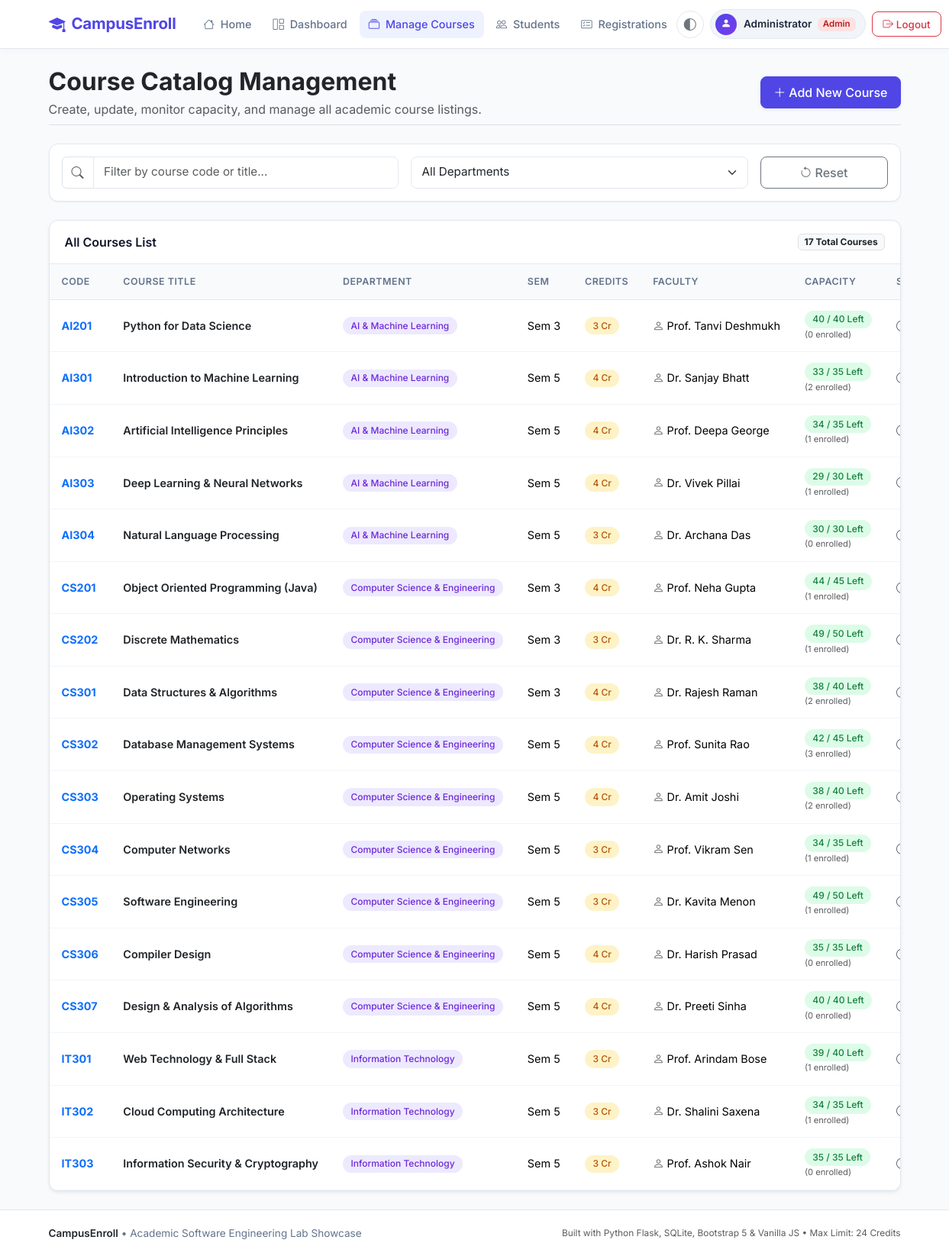
The app's page /admin/courses (signed in) with its own data.
### tables this page shows
CREATE TABLE courses (
    id INTEGER PRIMARY KEY AUTOINCREMENT,
    course_code TEXT UNIQUE NOT NULL,
    course_name TEXT NOT NULL,
    department TEXT NOT NULL,
    semester INTEGER NOT NULL,
    credits INTEGER NOT NULL CHECK(credits > 0),
    faculty TEXT NOT NULL,
    max_seats INTEGER NOT NULL CHECK(max_seats > 0),
    available_seats INTEGER NOT NULL CHECK(available_seats >= 0),
    schedule TEXT NOT NULL
);

### app.py (the view)
@app.route('/admin/courses')
@admin_required
def manage_courses():
    search = request.args.get('search', '').strip()
    dept = request.args.get('department', '').strip()
    conn = get_db()
    query = """
        SELECT c.*, COUNT(r.id) as reg_count
        FROM courses c
        LEFT JOIN registrations r ON c.id = r.course_id
        WHERE 1=1
    """
    params = []
    if search:
        query += " AND (c.course_code LIKE ? OR c.course_name LIKE ?)"
        params.extend([f"%{search}%", f"%{search}%"])
    if dept:
        query += " AND c.department = ?"
        params.append(dept)
    query += " GROUP BY c.id ORDER BY c.department, c.course_code"
    courses = conn.execute(query, params).fetchall()
    departments = [row['department'] for row in conn.execute("SELECT DISTINCT department FROM courses ORDER BY department").fetchall()]
    conn.close()
    return render_template('manage_courses.html',
                           courses=courses,
                           departments=departments,
                           search=search,
                           dept=dept)

### app.py (called while the page is built)
@app.after_request
def apply_security_headers(response):
    response.headers['X-Content-Type-Options'] = 'nosniff'
    response.headers['X-Frame-Options'] = 'SAMEORIGIN'
    response.headers['X-XSS-Protection'] = '1; mode=block'
    return response

def get_db():
    conn = sqlite3.connect(DB_PATH)
    conn.row_factory = sqlite3.Row
    conn.execute("PRAGMA foreign_keys = ON")
    return conn

def admin_required(f):
    @wraps(f)
    def decorated_function(*args, **kwargs):
        if 'user_id' not in session or session.get('role') != 'admin':
            flash('Please log in as an administrator to access this area.', 'warning')
            return redirect(url_for('admin_login'))
        return f(*args, **kwargs)
    return decorated_function

### templates/manage_courses.html (shortened to what this page needs)
{% extends 'base.html' %}
{% block content %}
<div class="d-flex flex-column flex-md-row justify-content-between align-items-md-center mb-4 pb-2 border-bottom">
    <div>
        <h2 class="fw-bold text-dark mb-1">Course Catalog Management</h2>
        <p class="text-muted mb-0">Create, update, monitor capacity, and manage all academic course listings.</p>
    </div>
    <div class="mt-3 mt-md-0">
        <a href="{{ url_for('add_course') }}" class="btn btn-primary shadow-sm">
            <i class="bi bi-plus-lg me-1"></i> Add New Course
        </a>
    </div>
</div>
<div class="app-card p-3 mb-4">
    <form method="GET" action="{{ url_for('manage_courses') }}" class="row g-3">
        <div class="col-md-5">
            <div class="input-group">
                <span class="input-group-text bg-white"><i class="bi bi-search text-muted"></i></span>
                <input type="text" class="form-control" name="search" id="clientTableSearch"
                       placeholder="Filter by course code or title..." value="{{ search }}">
            </div>
        </div>
        <div class="col-md-5">
            <select class="form-select" name="department" onchange="this.form.submit()">
                <option value="">All Departments</option>
            </select>
        </div>
        <div class="col-md-2 d-flex">
            <a href="{{ url_for('manage_courses') }}" class="btn btn-outline-secondary w-100" title="Reset Filters">
                <i class="bi bi-arrow-counterclockwise me-1"></i> Reset
            </a>
        </div>
    </form>
</div>
<div class="app-card shadow-sm">
    <div class="card-header-clean">
        <span class="fw-semibold">All Courses List</span>
        <span class="badge bg-light text-dark border">{{ courses|length }} Total Courses</span>
    </div>
    {% if courses %}
        <div class="table-responsive d-none d-md-block">
            <table class="table table-custom table-hover searchable-table">
                <thead>
                    <tr>
                        <th>Code</th>
                        <th>Course Title</th>
                        <th>Department</th>
                        <th>Sem</th>
                        <th>Credits</th>
                        <th>Faculty</th>
                        <th>Capacity</th>
                        <th>Schedule</th>
                    </tr>
                </thead>
                <tbody>
                    {% for course in courses %}
                        <tr>
                            <td><span class="fw-bold text-primary">{{ course.course_code }}</span></td>
                            <td class="fw-semibold text-dark">{{ course.course_name }}</td>
                            <td><span class="badge badge-custom badge-dept">{{ course.department }}</span></td>
                            <td>Sem {{ course.semester }}</td>
                            <td><span class="badge badge-custom badge-credits">{{ course.credits }} Cr</span></td>
                            <td class="small"><i class="bi bi-person text-muted me-1"></i>{{ course.faculty }}</td>
                            <td>
                                {% if course.available_seats > 0 %}
                                    <span class="badge badge-custom badge-available">
                                        {{ course.available_seats }} / {{ course.max_seats }} Left
                                    </span>
                                {% else %}
                                    <span class="badge badge-custom badge-full">
                                        0 / {{ course.max_seats }} Full
                                    </span>
                                {% endif %}
                                <div class="text-muted" style="font-size: 0.7rem;">({{ course.reg_count }} enrolled)</div>
                            </td>
                            <td class="small text-muted"><i class="bi bi-clock me-1"></i>{{ course.schedule }}</td>
                        </tr>
                    {% endfor %}
                </tbody>
            </table>
        </div>
    {% else %}
        <div class="p-5 text-center">
            <h5 class="fw-bold text-dark">No Courses Found</h5>
            <p class="text-muted small">No courses exist in the system matching your criteria.</p>
            <a href="{{ url_for('add_course') }}" class="btn btn-primary btn-sm">Add First Course</a>
        </div>
    {% endif %}
</div>
{% endblock %}

### static/css/style.css (style rules this page uses)
:root { --primary: #4f46e5; --primary-hover: #4338ca; --primary-light: #eef2ff; --secondary: #0ea5e9; --accent-purple: #7c3aed; --dark-slate: #0f172a; --text-main: #1e293b; --text-muted: #64748b; --bg-page: #f8fafc; --bg-card: #ffffff; --border-color: #e2e8f0; --success: #10b981; --warning: #f59e0b; --danger: #ef4444; --shadow-sm: 0 1px 2px 0 rgba(0, 0, 0, 0.05); --shadow-md: 0 4px 6px -1px rgba(0, 0, 0, 0.08), 0 2px 4px -2px rgba(0, 0, 0, 0.05); --shadow-lg: 0 10px 15px -3px rgba(0, 0, 0, 0.08), 0 4px 6px -4px rgba(0, 0, 0, 0.04); --radius-md: 12px; --radius-lg: 16px; --radius-pill: 9999px; --font-family: 'Inter', system-ui, -apple-system, BlinkMacSystemFont, "Segoe UI", Roboto, sans-serif; }
* { box-sizing: border-box; }
body { font-family: var(--font-family); background-color: var(--bg-page); color: var(--text-main); min-height: 100vh; display: flex; flex-direction: column; -webkit-font-smoothing: antialiased; }
.app-card { background: var(--bg-card); border: 1px solid var(--border-color); border-radius: var(--radius-md); box-shadow: var(--shadow-sm); transition: transform 0.2s ease, box-shadow 0.2s ease; overflow: hidden; }
.card-header-clean { background: transparent; border-bottom: 1px solid var(--border-color); padding: 1rem 1.25rem; font-weight: 600; color: var(--dark-slate); display: flex; align-items: center; justify-content: space-between; flex-wrap: wrap; gap: 0.5rem; }
.badge-custom { font-weight: 500; font-size: 0.75rem; padding: 0.35rem 0.65rem; border-radius: var(--radius-pill); display: inline-block; }
.badge-dept { background-color: #ede9fe; color: #6d28d9; }
.badge-credits { background-color: #fef3c7; color: #b45309; }
.badge-available { background-color: #dcfce7; color: #15803d; }
.btn { font-weight: 500; border-radius: 8px; padding: 0.5rem 1rem; transition: all 0.2s ease; display: inline-flex; align-items: center; justify-content: center; }
.btn-primary { background-color: var(--primary); border-color: var(--primary); }
.form-control, .form-select { border-radius: 8px; border: 1px solid var(--border-color); padding: 0.55rem 0.85rem; font-size: 0.95rem; }
.table-responsive { border-radius: 0 0 var(--radius-md) var(--radius-md); -webkit-overflow-scrolling: touch; }
.table-custom { margin-bottom: 0; white-space: nowrap; }
.table-custom th { background-color: #f8fafc; color: var(--text-muted); font-size: 0.78rem; text-transform: uppercase; letter-spacing: 0.5px; font-weight: 600; padding: 0.85rem 1rem; border-bottom: 1px solid var(--border-color); }
.table-custom td { padding: 0.85rem 1rem; vertical-align: middle; border-bottom: 1px solid #f1f5f9; font-size: 0.9rem; }

### records on screen
courses: course_code "AI201", course_name "Python for Data Science", department "AI & Machine Learning", semester "3", credits "3", faculty "Prof. Tanvi Deshmukh", available_seats "40", max_seats "40", reg_count "0"
courses: course_code "AI301", course_name "Introduction to Machine Learning", department "AI & Machine Learning", semester "5", credits "4", faculty "Dr. Sanjay Bhatt", available_seats "33", max_seats "35", reg_count "2"
courses: course_code "AI302", course_name "Artificial Intelligence Principles", department "AI & Machine Learning", semester "5", credits "4", faculty "Prof. Deepa George", available_seats "34", max_seats "35", reg_count "1"
courses: course_code "AI303", course_name "Deep Learning & Neural Networks", department "AI & Machine Learning", semester "5", credits "4", faculty "Dr. Vivek Pillai", available_seats "29", max_seats "30", reg_count "1"
courses: course_code "AI304", course_name "Natural Language Processing", department "AI & Machine Learning", semester "5", credits "3", faculty "Dr. Archana Das", available_seats "30", max_seats "30", reg_count "0"
courses: course_code "CS201", course_name "Object Oriented Programming (Java)", department "Computer Science & Engineering", semester "3", credits "4", faculty "Prof. Neha Gupta", available_seats "44", max_seats "45", reg_count "1"
courses: course_code "CS202", course_name "Discrete Mathematics", department "Computer Science & Engineering", semester "3", credits "3", faculty "Dr. R. K. Sharma", available_seats "49", max_seats "50", reg_count "1"
courses: course_code "CS301", course_name "Data Structures & Algorithms", department "Computer Science & Engineering", semester "3", credits "4", faculty "Dr. Rajesh Raman", available_seats "38", max_seats "40", reg_count "2"
courses: course_code "CS302", course_name "Database Management Systems", department "Computer Science & Engineering", semester "5", credits "4", faculty "Prof. Sunita Rao", available_seats "42", max_seats "45", reg_count "3"
courses: course_code "CS303", course_name "Operating Systems", department "Computer Science & Engineering", semester "5", credits "4", faculty "Dr. Amit Joshi", available_seats "38", max_seats "40", reg_count "2"
courses: course_code "CS304", course_name "Computer Networks", department "Computer Science & Engineering", semester "5", credits "3", faculty "Prof. Vikram Sen", available_seats "34", max_seats "35", reg_count "1"
courses: course_code "CS305", course_name "Software Engineering", department "Computer Science & Engineering", semester "5", credits "3", faculty "Dr. Kavita Menon", available_seats "49", max_seats "50", reg_count "1"
courses: course_code "CS306", course_name "Compiler Design", department "Computer Science & Engineering", semester "5", credits "4", faculty "Dr. Harish Prasad", available_seats "35", max_seats "35", reg_count "0"
courses: course_code "CS307", course_name "Design & Analysis of Algorithms", department "Computer Science & Engineering", semester "5", credits "4", faculty "Dr. Preeti Sinha", available_seats "40", max_seats "40", reg_count "0"
courses: course_code "IT301", course_name "Web Technology & Full Stack", department "Information Technology", semester "5", credits "3", faculty "Prof. Arindam Bose", available_seats "39", max_seats "40", reg_count "1"
courses: course_code "IT302", course_name "Cloud Computing Architecture", department "Information Technology", semester "5", credits "3", faculty "Dr. Shalini Saxena", available_seats "34", max_seats "35", reg_count "1"
courses: course_code "IT303", course_name "Information Security & Cryptography", department "Information Technology", semester "5", credits "3", faculty "Prof. Ashok Nair", available_seats "35", max_seats "35", reg_count "0"

### other values on screen
{{ current_user.name }} "Administrator"
{{ current_user.student_id if current_user.role == 'student' else 'Admin' }} "Admin"
{{ courses|length }} "17"
{{ MAX_CREDIT_LIMIT }} "24"
